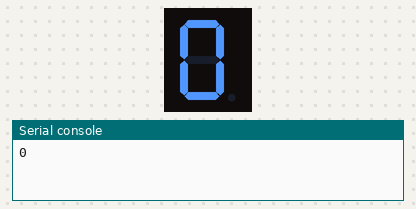
Simulated run of this program. Board: ESP32 board running MicroPython. Shown: 1-digit seven-segment display, the last lines printed to the serial console. The segment pins are drawn as the display they are named for.

Above: at 0.1 s.
At 2.1 s:
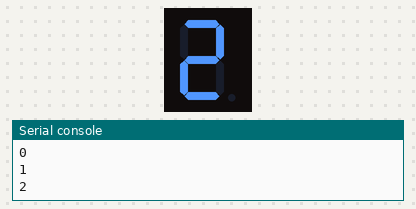
At 3.1 s:
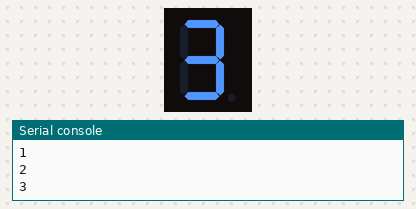
At 5.1 s:
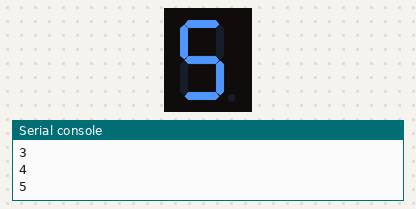
At 6.1 s:
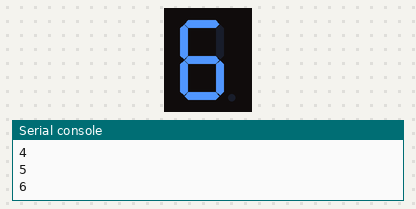
At 9.1 s:
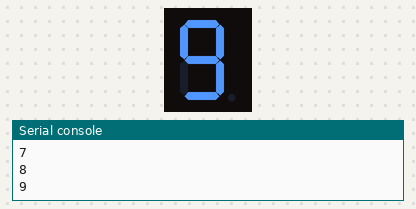

Measured:
- what the display in image 0 shows lasts 1.0 s, from 0.1 s to 1.1 s

The program:

number.py
```python
import machine
import time


a = machine.Pin(13, machine.Pin.OUT)
b = machine.Pin(12, machine.Pin.OUT)
c = machine.Pin(14, machine.Pin.OUT)
d = machine.Pin(27, machine.Pin.OUT)
e = machine.Pin(26, machine.Pin.OUT)
f = machine.Pin(25, machine.Pin.OUT)
g = machine.Pin(33, machine.Pin.OUT)
dot = machine.Pin(32, machine.Pin.OUT)

number_led = [a, b, c, d, e, f, g, dot]

number_dict = {
    0: "11111100",
    1: "01100000",
    2: "11011010",
    3: "11110010",
    4: "01100110",
    5: "10110110",
    6: "10111110",
    7: "11100000",
    8: "11111110",
    9: "11110110",
    "open": "11111111",
    "close": "00000000"
}

def show_number(number):
    if number_dict.get(number):
        print(number)
        i = 0
        for bit in number_dict.get(number):
            if bit == "1":
                number_led[i].value(1)
            else:
                number_led[i].value(0)
            i += 1

def main():
    # show_number("open")  # 全亮
    # show_number("close")  # 全灭

    for i in range(100):
        show_number(i)
        time.sleep(1)

if __name__ == "__main__":
    main()
```
